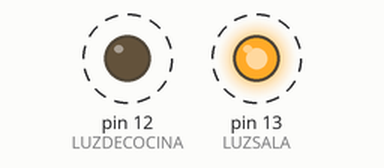
Bench run of a sketch on a simulated Arduino Uno, built with avr-gcc and run on an emulated ATmega328P. Shown: output pins drawn as LEDs (lit = HIGH). Dashed ring = blinking.

Above: at 0.5 s.
Timing chart, 0 to 4.6 s (numbered marks = the images above):
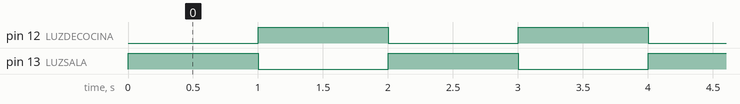

The sketch:

Optoacoplador.INO
```cpp
//Programa
const int LUZSALA= 13;
const int LUZDECOCINA= 12;
void setup()
{
pinMode(LUZSALA,OUTPUT);
pinMode(LUZDECOCINA,OUTPUT);
}
void loop()
{
digitalWrite(LUZSALA,HIGH);
delay(1000);
digitalWrite(LUZSALA,LOW);
digitalWrite(LUZDECOCINA,HIGH);
delay(1000);
digitalWrite(LUZDECOCINA,LOW);
}
```

Measured:
- by itself, pin 12 (LUZDECOCINA), pin 13 (LUZSALA): alternates HIGH for 1.0 s and LOW for 1.0 s
- by itself, everything shown: repeats every 2.0 s, in 3 steps
